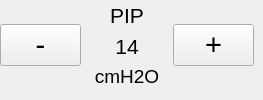
        <widget class="QWidget" name="tab_6">
         <attribute name="title">
          <string>VPC</string>
         </attribute>
         <widget class="QWidget" name="layoutWidget_3">
          <property name="geometry">
           <rect>
            <x>0</x>
            <y>0</y>
            <width>254</width>
            <height>91</height>
           </rect>
          </property>
          <layout class="QGridLayout" name="gridLayout_9">
           <item row="0" column="0">
            <widget class="QPushButton" name="pushButton_minPIP">
             <property name="font">
              <font>
               <pointsize>22</pointsize>
               <underline>false</underline>
              </font>
             </property>
             <property name="text">
              <string>-</string>
             </property>
            </widget>
           </item>
           <item row="0" column="2">
            <widget class="QPushButton" name="pushButton_morePIP">
             <property name="font">
              <font>
               <pointsize>22</pointsize>
               <underline>false</underline>
              </font>
             </property>
             <property name="text">
              <string>+</string>
             </property>
            </widget>
           </item>
           <item row="0" column="1">
            <layout class="QVBoxLayout" name="verticalLayout">
             <item>
              <widget class="QLabel" name="label_5">
               <property name="font">
                <font>
                 <pointsize>16</pointsize>
                </font>
               </property>
               <property name="layoutDirection">
                <enum>Qt::LeftToRight</enum>
               </property>
               <property name="text">
                <string>PIP</string>
               </property>
               <property name="alignment">
                <set>Qt::AlignCenter</set>
               </property>
              </widget>
             </item>
             <item>
              <widget class="QLabel" name="label_press_pip">
               <property name="font">
                <font>
                 <pointsize>16</pointsize>
                </font>
               </property>
               <property name="layoutDirection">
                <enum>Qt::LeftToRight</enum>
               </property>
               <property name="text">
                <string>14</string>
               </property>
               <property name="alignment">
                <set>Qt::AlignCenter</set>
               </property>
              </widget>
             </item>
             <item>
              <widget class="QLabel" name="label_8">
               <property name="font">
                <font>
                 <pointsize>14</pointsize>
                </font>
               </property>
               <property name="layoutDirection">
                <enum>Qt::LeftToRight</enum>
               </property>
               <property name="text">
                <string>cmH2O</string>
               </property>
               <property name="alignment">
                <set>Qt::AlignCenter</set>
               </property>
              </widget>
             </item>
            </layout>
           </item>
          </layout>
         </widget>
        </widget>
